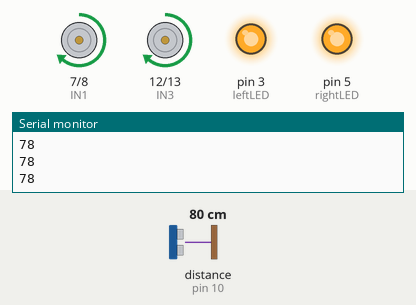
This sketch was run on a simulated Arduino Uno, built with avr-gcc and run on an emulated ATmega328P. On the bench: motor-driver pin pairs drawn as motors (green arrow = first pin HIGH = forward, orange = second pin HIGH = backward, longer = more drive, scaled by the enable pin), output pins drawn as LEDs (lit = HIGH), the last lines printed to the serial monitor. Wiring (inferred from the names in the program): ultrasonic range finder: trigger pin 9; echo pin 10. Inputs (shaded band) come from the test bench; at power-on: distance to the obstacle (sensor on pin 10) 80 cm. The echo pulse lasts 58.3 µs per cm; pins used as bus, display or sensor lines are not drawn.

Above: at 1.2 s.
1.3 s: distance to the obstacle (sensor on pin 10) set to 17 cm
2.8 s: distance to the obstacle (sensor on pin 10) set to 13 cm
At 4.0 s:
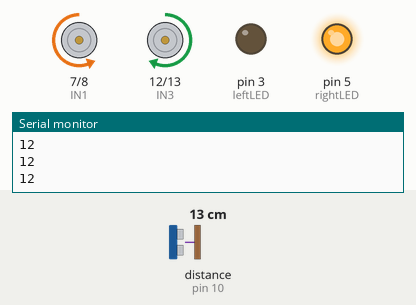
4.3 s: distance to the obstacle (sensor on pin 10) set to 18 cm
At 5.7 s:
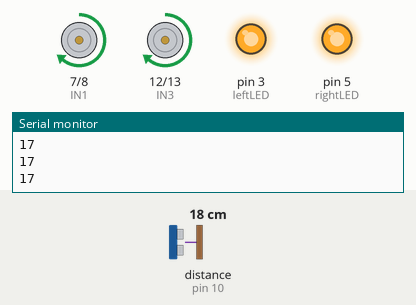
6.0 s: distance to the obstacle (sensor on pin 10) set to 2 cm
At 6.6 s:
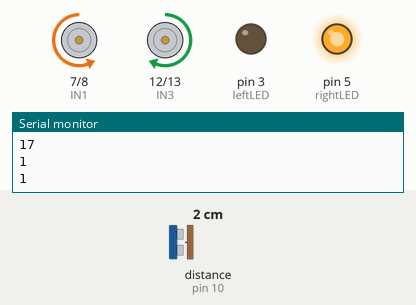
Timing chart, 0 to 8.5 s (numbered marks = the images above; inputs shaded):
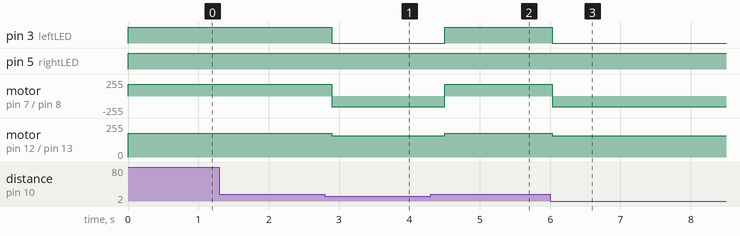

Measured:
- the behaviour switches between 16 and 15 cm on distance to the obstacle (sensor on pin 10) (found by bisection; images 0 and 1)
- after the input at 2.8 s, pin 3 (leftLED): HIGH → LOW after 0.10 s; motor on pin 7 (IN1) / pin 8 (IN2): forward 180/255 → backward 160/255 after 0.10 s; motor on pin 12 (IN3) / pin 13 (IN4): forward 180/255 → forward 160/255 after 0.10 s
- after the input at 4.3 s, pin 3 (leftLED): LOW → HIGH after 0.20 s; motor on pin 7 (IN1) / pin 8 (IN2): backward 160/255 → forward 180/255 after 0.20 s; motor on pin 12 (IN3) / pin 13 (IN4): forward 160/255 → forward 180/255 after 0.20 s
- after the input at 6.0 s, pin 3 (leftLED): HIGH → LOW at once; motor on pin 7 (IN1) / pin 8 (IN2): forward 180/255 → backward 160/255 at once; motor on pin 12 (IN3) / pin 13 (IN4): forward 180/255 → forward 160/255 at once

The sketch:

obstacle_avoiding_robot.ino
```cpp
// =============================
// Obstacle Avoiding Robot Code
// Arduino + HC-SR04 + L298N
// =============================

long duration;
int distance;

// Motor Driver Pins
int ENA = 6;
int IN1 = 7;
int IN2 = 8;

int ENB = 11;
int IN3 = 12;
int IN4 = 13;

// LED Pins
int leftLED = 3;
int rightLED = 5;

void setup() {
  // Ultrasonic pins
  pinMode(9, OUTPUT);   // TRIG
  pinMode(10, INPUT);  // ECHO

  // Motor pins
  pinMode(ENA, OUTPUT);
  pinMode(IN1, OUTPUT);
  pinMode(IN2, OUTPUT);

  pinMode(ENB, OUTPUT);
  pinMode(IN3, OUTPUT);
  pinMode(IN4, OUTPUT);

  // LEDs
  pinMode(leftLED, OUTPUT);
  pinMode(rightLED, OUTPUT);

  Serial.begin(9600);
}

// Function to move forward
void forward() {
  digitalWrite(IN1, HIGH);
  digitalWrite(IN2, LOW);
  digitalWrite(IN3, HIGH);
  digitalWrite(IN4, LOW);

  analogWrite(ENA, 180);
  analogWrite(ENB, 180);

  digitalWrite(leftLED, HIGH);
  digitalWrite(rightLED, HIGH);
}

// Function to turn right
void turnRight() {
  digitalWrite(IN1, LOW);
  digitalWrite(IN2, HIGH);
  digitalWrite(IN3, HIGH);
  digitalWrite(IN4, LOW);

  digitalWrite(leftLED, LOW);
  digitalWrite(rightLED, HIGH);

  analogWrite(ENA, 160);
  analogWrite(ENB, 160);
}

void loop() {
  // Ultrasonic Trigger
  digitalWrite(9, LOW);
  delayMicroseconds(2);
  digitalWrite(9, HIGH);
  delayMicroseconds(10);
  digitalWrite(9, LOW);

  // Read Echo
  duration = pulseIn(10, HIGH);
  distance = duration * 0.034 / 2;

  Serial.println(distance);

  if (distance < 15) {
    turnRight();
    delay(300);
  } else {
    forward();
  }

  delay(100);
}
```
